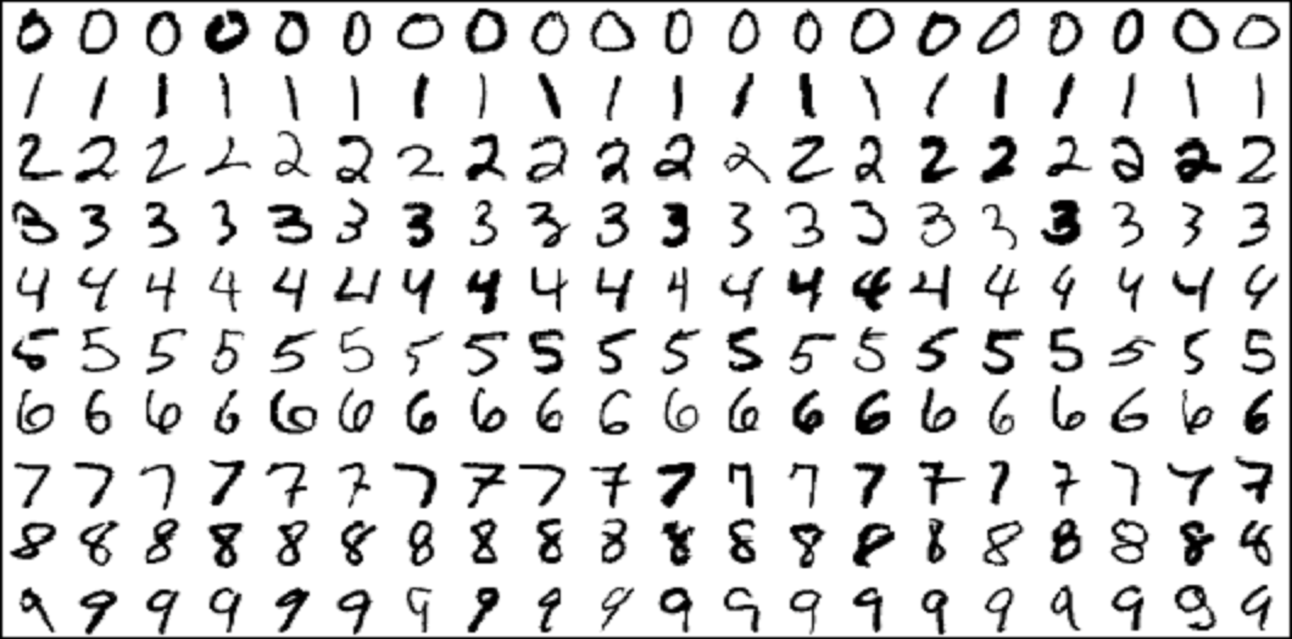
%> input picture src/example_digits.png, 2584 x 1278 px (shown at 1/2 size)
$ octave --eval "result = loadImage('example_digits.png');"   (GNU Octave 9; MATLAB toolbox functions it lacks are replaced by stand-ins)
%> lines starting %> are read from the running program, lines starting %| are printed output that depends on the picture
function [image_prdatafile,nlabels,labls] = loadImage( filename )
%> called with filename = 'example_digits.png'
    RGB = imread(filename);
%> RGB is the input picture: size 1278x2584x3 uint8; mean R, G, B 220.2, 220.2, 220.2
    image_gray = rgb2gray(RGB);
    image_gray = imcomplement(image_gray);
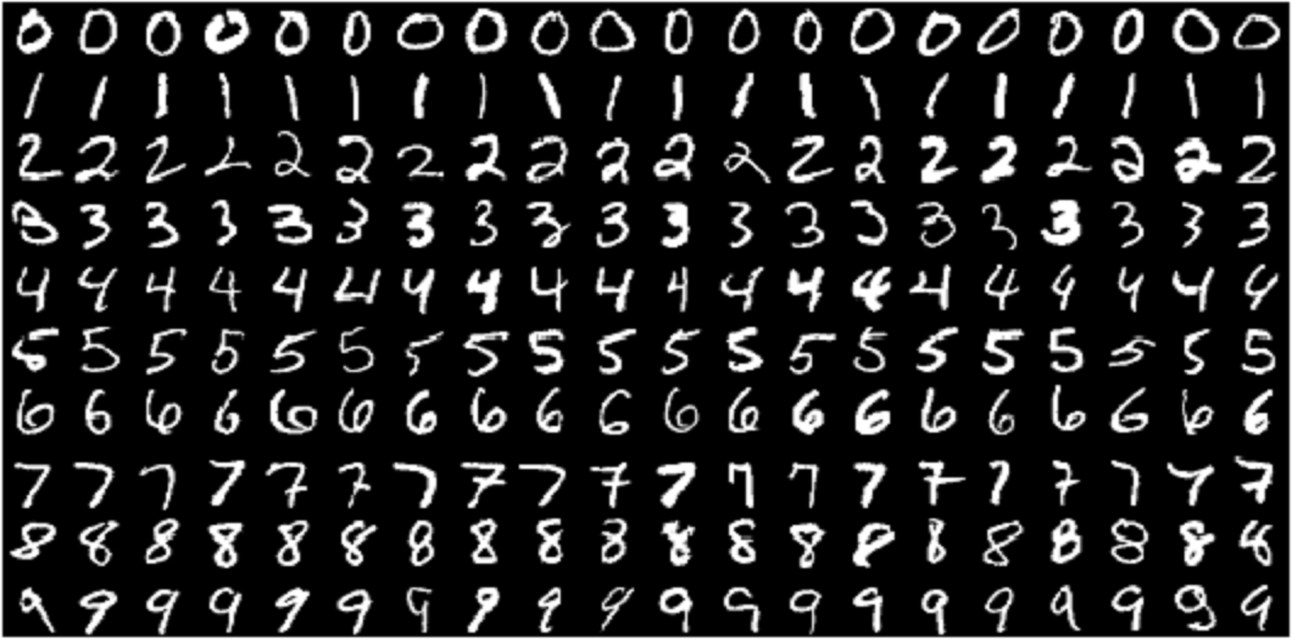
%> image_gray: size 1278x2584 uint8 (shown at 1/2 size); min 0, max 255, mean 34.8
    for i = 5 : 127 : 1148
        x = i + 126;
        for j = 25 : 127 : 2438
            y = j + 126;
            % filter edges
            th1 = 64;
            th2 = 150;
            l=j;r=y;t=i;b=x;
            l_switch_off=false;
            r_switch_off=false;
            t_switch_off=false;
            b_switch_off=false;
            for m = i:x
                if t_switch_off == false && max(image_gray(m , j:y)) >= th1 && max(image_gray(m-1 , j:y)) < th1 && m < x -30
                    t = m;
                    t_switch_off = true;
                end
                if b_switch_off == false && max(image_gray(m , j:y)) < th1 && max(image_gray(m-1 , j:y)) >= th1 && m > i + 30
                    b = m;
                    b_switch_off = true;
                end
            end
            for n = j:y
                if l_switch_off == false && max(image_gray(i:x , n)) >= th2 && max(image_gray(i:x , n-1)) < th2 && n < y - 30
                    l = n;
                    l_switch_off = true;
                end
                if r_switch_off == false && max(image_gray(i:x , n)) < th2 && max(image_gray(i:x , n-1)) >= th2 && n > j + 30
                    r = n;
                    r_switch_off = true;
                end
            end
%             fprintf('l=%s, r=%s, t=%s, b=%s\n',num2str(l),num2str(r),num2str(t),num2str(b));
            imwrite(image_gray(t:b , l:r), ['.\extra_data\',num2str(fix(i / 126)), '_', num2str(fix(j / 126)), '.png']);
        end
    end
%> this loop made 10 passes
%> pass 1, in loadImage, `for j = 25 : 127 : 2438 y = j + 126;  th1 = 64; th2 = 150; l=j;r=y;t=i..`:
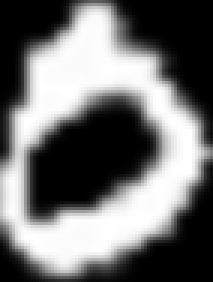
%> saved as 0_0.png: size 94x71 uint8 (shown 3 times larger); min 0, max 255, mean 112.2
%> pass 1, in loadImage, `for j = 25 : 127 : 2438 y = j + 126;  th1 = 64; th2 = 150; l=j;r=y;t=i..`:
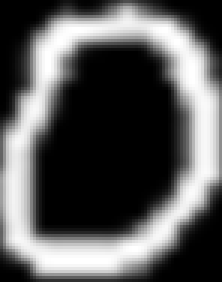
%> saved as 0_1.png: size 94x74 uint8 (shown 3 times larger); min 0, max 255, mean 88.9
%> pass 1, in loadImage, `for j = 25 : 127 : 2438 y = j + 126;  th1 = 64; th2 = 150; l=j;r=y;t=i..`:
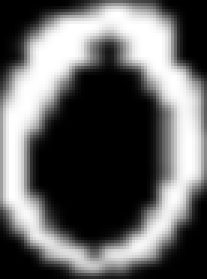
%> saved as 0_2.png: size 93x69 uint8 (shown 3 times larger); min 0, max 255, mean 98.3
%> pass 1, in loadImage, `for j = 25 : 127 : 2438 y = j + 126;  th1 = 64; th2 = 150; l=j;r=y;t=i..`:
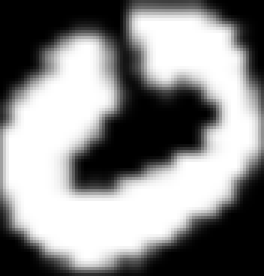
%> saved as 0_3.png: size 92x88 uint8 (shown 3 times larger); min 0, max 255, mean 136.5
%> (the run ends here)
